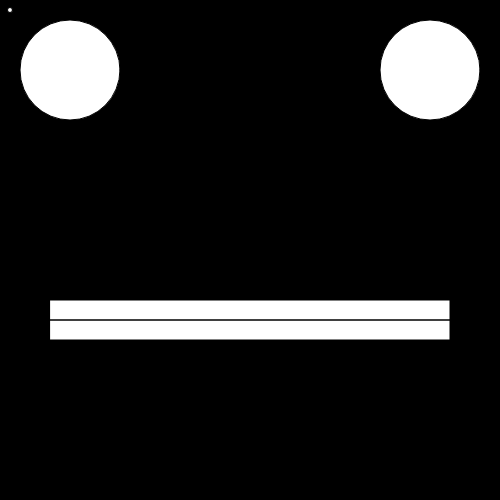
Frame 1 (no input)
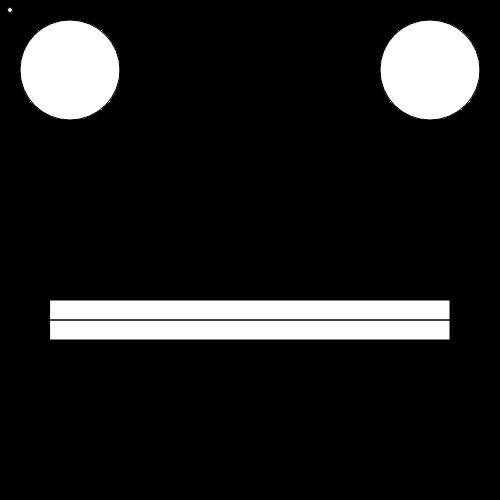
Frame 60 (no input)
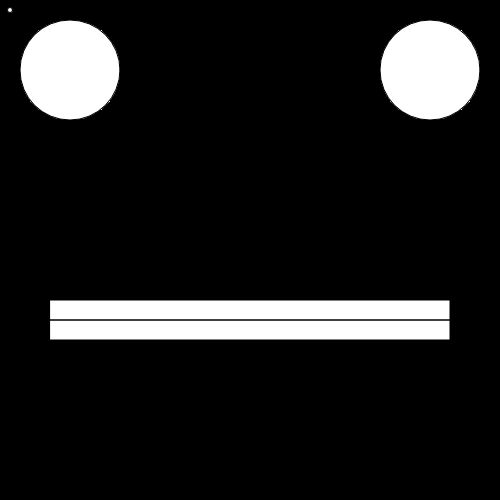
Frame 120 (the mouse pressed at the canvas centre since frame 60)

The p5.js sketch that drew these frames (run headless with seeded random() and noise() and a simulated clock; from frame 60 on, the mouse is pressed at the canvas centre):

// p5.js sketch
// ── sketch.js
var mouthX = 50;
var mouthY = 300;
var mouthW = 400;
var mouthH = 40;

function setup()
{

createCanvas(500,500);
//Create a canvas so that the drawings appear in the browser
//createCanvas(x width, y height)
//"Canvas" MUST be capitalized

background(0, 0, 0);
//colors(Red, Green, Blue)
//(R, G, B)
//(0, 0, 0) = black, the absence of light
//(255) = white, all colors combined
//(125) = gray

}

function draw()
{
//ROBOT FACE
// How the canvas grid works:
// 0   = left
// 500 = right
// 0   = top
// 500 = bottom
// calculate from the side it's closest to

  ellipse(10, 10, 5, 5)
//ellipse(x coord, y coord, x width, y width)
  ellipse(70, 70, 100, 100)
// Leye([0+70], [0+70], 100 wide, 100 tall )
  ellipse(430, 70, 100, 100)
// Reye([500-70], [0+70])

// ellipse(250, 250, 200, 200 )
//the ellipse that comes after the previous one overwrites the previous one

  rect(mouthX, mouthY, mouthW, mouthH);
//rect(50, 300, 400, 40)
//50 to the left, 300 down, 400 wide and 40 tall

//line(80, 400, 340, 1);
  line(mouthX, 320, 450, 320);
//line(startX, startY, endX, endY)
//(starts at 50 x, 320 down(so its in the middle of the mouth,
//ends at 450 x and 320 down. (so its straight).

line(mouthX, mouthY + mouthH/2, mouthX + mouthW, mouthY + mouthH/2 );
//same line
//line(50, (300 + 20 = 320), (50 + 400), (300 + 20))
//line(x start, y start + h/2 for middle, x end = x width + x start, same)
}
